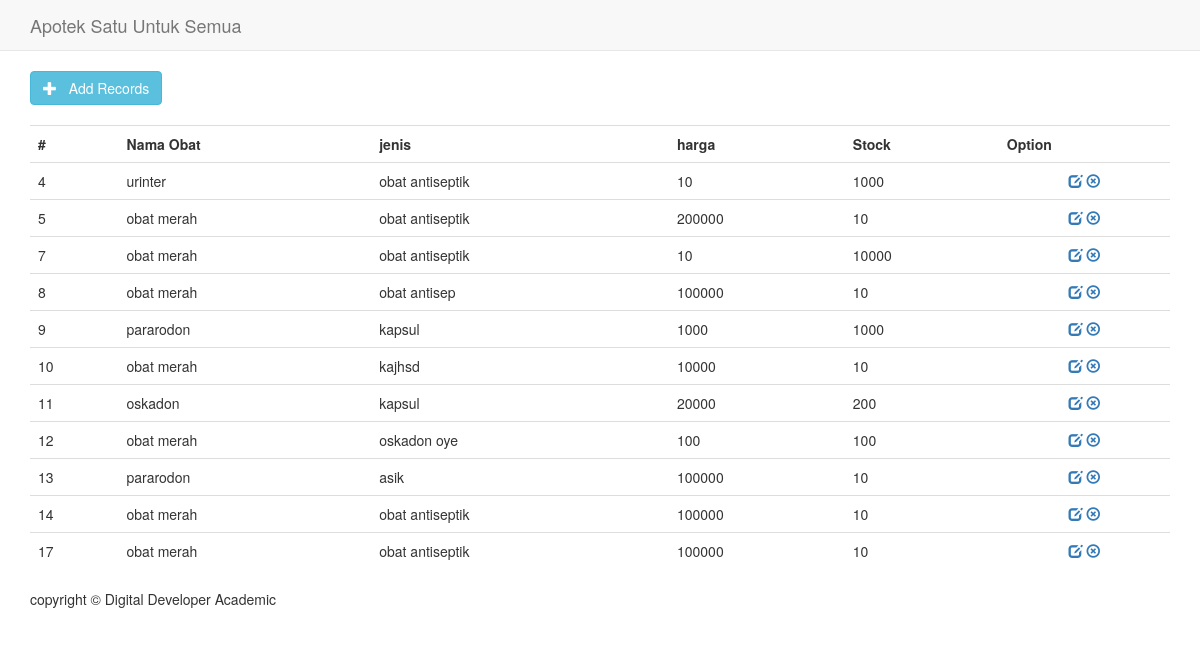
The page / on the database its author committed.
### tables this page shows
CREATE TABLE IF NOT EXISTS `obat` (
`idobat` int(5) NOT NULL,
  `namaobat` varchar(50) DEFAULT NULL,
  `jenis` varchar(30) DEFAULT NULL,
  `harga` int(10) DEFAULT NULL,
  `stock` int(10) DEFAULT NULL
);

### index.php (called while the page is built, shortened)
<?php
include "config/koneksi.php";
include "src/Obat.php";
$hapus_obat = new Obat($dbh);
$hasil = $hapus_obat->getDataObat();
include "view/header.php";
?>
<?php
include "view/view-obat.php";
include "view/footer.php";
?>

### src/Obat.php (called while the page is built, shortened)
<?php
	class Obat
	{
		private $db;
		function __construct($database)
		{
			$this->db = $database;
		}
		public function getDataObat()
		{
			$query = "SELECT * FROM obat";
			$result = $this->db->prepare($query);
			$result->execute();
			return $result->fetchAll();
		}
	}
?>

### view/view-obat.php (the view)
<div class="container">
	<a href="add-data.php" class="btn btn-large btn-info"><i class="glyphicon glyphicon-plus"></i> &nbsp; Add Records</a>
</div>
<div class="clearfix"></div><br />
<div class="container">
	<table class="table table-border table-responsive">
		<tr>
			<th>#</th>
			<th>Nama Obat</th>
			<th>jenis</th>
			<th>harga</th>
			<th>Stock</th>
			<th>Option</th>
		</tr>
		<?php foreach ($hasil as $row) :?>
		<tr>
			<td><?=$row['idobat'] ?></td>
			<td><?=$row['namaobat'] ?></td>
			<td><?=$row['jenis'] ?></td>
			<td><?=$row['harga'] ?></td>
			<td><?=$row['stock'] ?></td>
			<td align="center">
                <a href="edit-data.php?id_edit=<?=$row['idobat']; ?>"><i class="glyphicon glyphicon-edit"></i></a>
                <a href="index.php?delete=<?php print($row['idobat']); ?>" onclick="return confirm('Apakah anda yakin akan menghapus data ini?')"><i class="glyphicon glyphicon-remove-circle"></i></a>
            </td>
        </tr>
	<?php endforeach; ?>
	</table>
</div>

### view/header.php (shortened to what this page needs)
<!DOCTYPE html PUBLIC "-//W3C//DTD XHTML 1.0 Transitional//EN" "http://www.w3.org/TR/xhtml1/DTD/xhtml1-transitional.dtd">
<html xmlns="http://www.w3.org/1999/xhtml">
<head>
<link href="asset/css/bootstrap.min.css" rel="stylesheet" media="screen">
</head>
<body>
<div class="navbar navbar-default navbar-static-top" role="navigation">
    <div class="container">
        <div class="navbar-header">
            <a class="navbar-brand" title='Programming Blog'>Apotek Satu Untuk Semua</a>
        </div>
    </div>
</div>

### view/footer.php (shortened to what this page needs)
<div class="container">
	<p>copyright &copy; Digital Developer Academic</p>
</div>
</body>
</html>

### rows shown on the page
obat: idobat "4", namaobat "urinter", jenis "obat antiseptik", harga "10", stock "1000"
obat: idobat "5", namaobat "obat merah", jenis "obat antiseptik", harga "200000", stock "10"
obat: idobat "7", namaobat "obat merah", jenis "obat antiseptik", harga "10", stock "10000"
obat: idobat "8", namaobat "obat merah", jenis "obat antisep", harga "100000", stock "10"
obat: idobat "9", namaobat "pararodon", jenis "kapsul", harga "1000", stock "1000"
obat: idobat "10", namaobat "obat merah", jenis "kajhsd", harga "10000", stock "10"
obat: idobat "11", namaobat "oskadon", jenis "kapsul", harga "20000", stock "200"
obat: idobat "12", namaobat "obat merah", jenis "oskadon oye", harga "100", stock "100"
obat: idobat "13", namaobat "pararodon", jenis "asik", harga "100000", stock "10"
obat: idobat "14", namaobat "obat merah", jenis "obat antiseptik", harga "100000", stock "10"
obat: idobat "17", namaobat "obat merah", jenis "obat antiseptik", harga "100000", stock "10"
